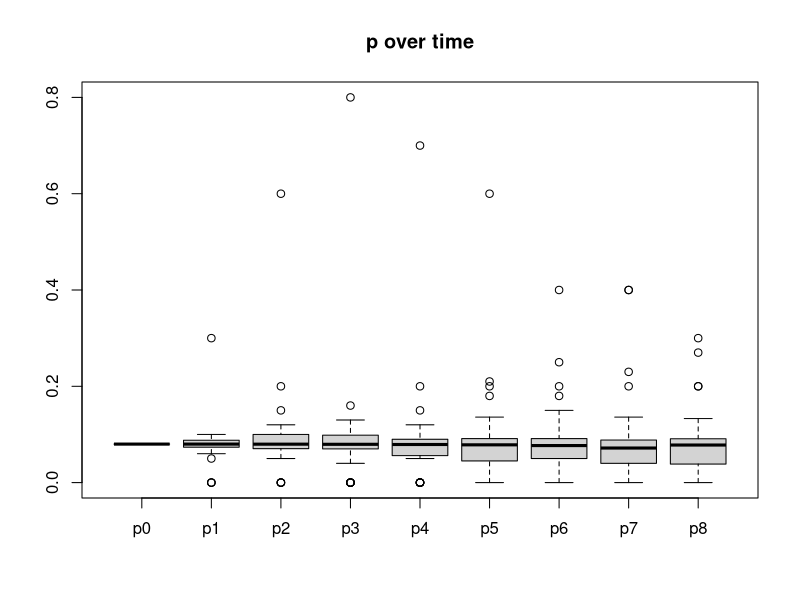
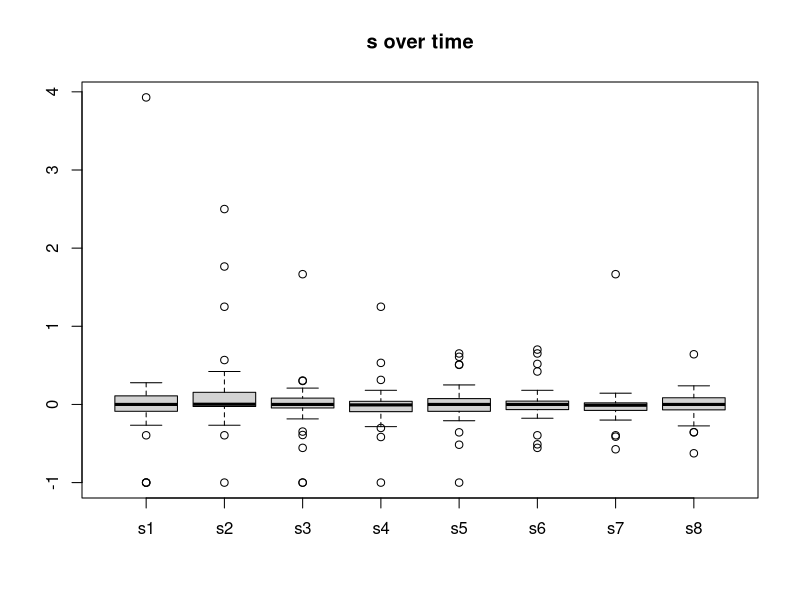

Write R code to recreate these figures, in order.
#s = pAt*Pat+1/(Pat*PAt+1) - 1

#size p0 p1 p2 p3 p4 p5 p6 p7 p8
#size s1 s2 s3 s4 s5 s6 s7 s8 
#aggregate(by=size, fun=mean)
#plot(s)

#pi refers to allele frequency in generation i (e.g. p0 = generation 0)
#si refers to the strength of selection from generation i-1 to generation i (e.g. s1 is the strength from generation 0 to generation 1)

#simulate the random draws from a binomial
d = data.frame(size=rep(c(10,100,1000,10000), 10), p0=0.08)

for (i in c(1:8)){
  name = paste("p", i, sep="")
  d = cbind(d, p=rbinom(nrow(d), size=d$size, prob=d[,i+1])/d$size)
  colnames(d)[i+2] = name
  
}

#calculate s after each draw
s = data.frame(size=d$size)

for (i in c(1:8)){
  name = paste("s", i, sep="")
  s = cbind(s, (d[,i+2]*(1-d[,i+1]))/((1-d[,i+2])*d[,i+1]) - 1)
  colnames(s)[i+1] = name
}

#aggregate the data
a_mean = aggregate(s, by=list(s$size), FUN=mean, na.rm=T)
names(a_mean) = c("G1", "size", "mean s1", "mean s2", "mean s3", "mean s4", "mean s5", "mean s6", "mean s7", "mean s8")
a_var = aggregate(s, by=list(s$size), FUN=var, na.rm=T)
names(a_mean) = c("G1", "size", "var s1", "var s2", "var s3", "var s4", "var s5", "var s6", "var s7", "var s8")


#plot stuff
boxplot(d[,2:10], main="p over time")
boxplot(s[,2:9], main="s over time")

results = data.frame()

for (N in unique(d$size)){
  sdata = as.matrix(s[s$size==N,2:9])
  m = mean(sdata, na.rm=T)
  v = var(as.vector(sdata), na.rm=T)
  results = rbind(results, c(N, m, v))
}

names(results) = c("Pop Size", "mean s", "var s")
results = cbind(results, a_mean[,3:10])
results
     